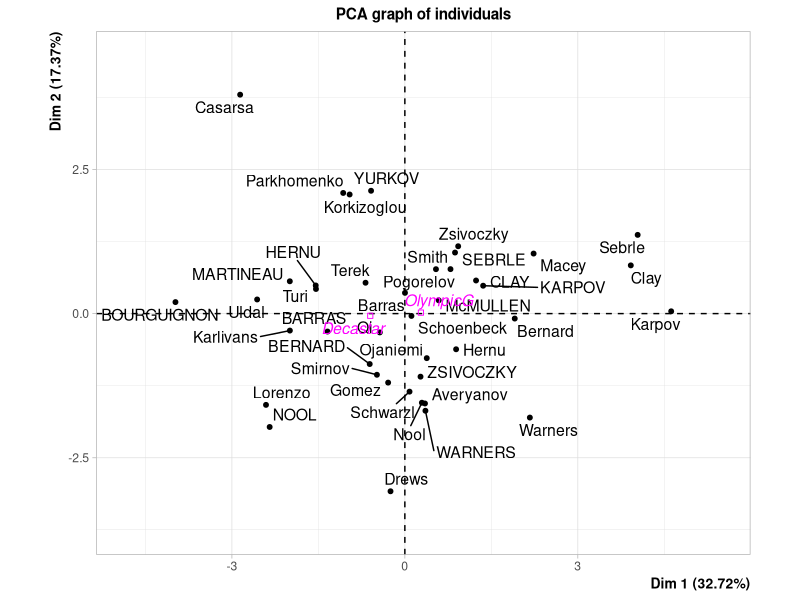
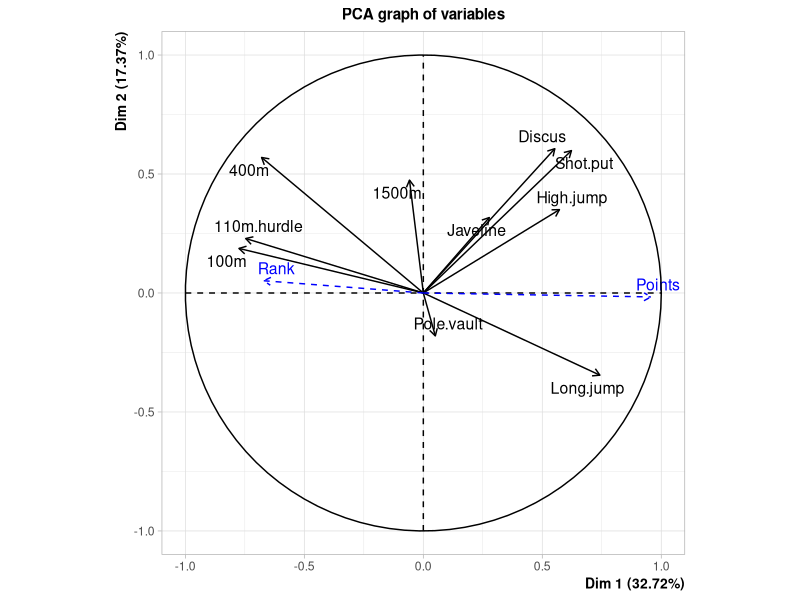
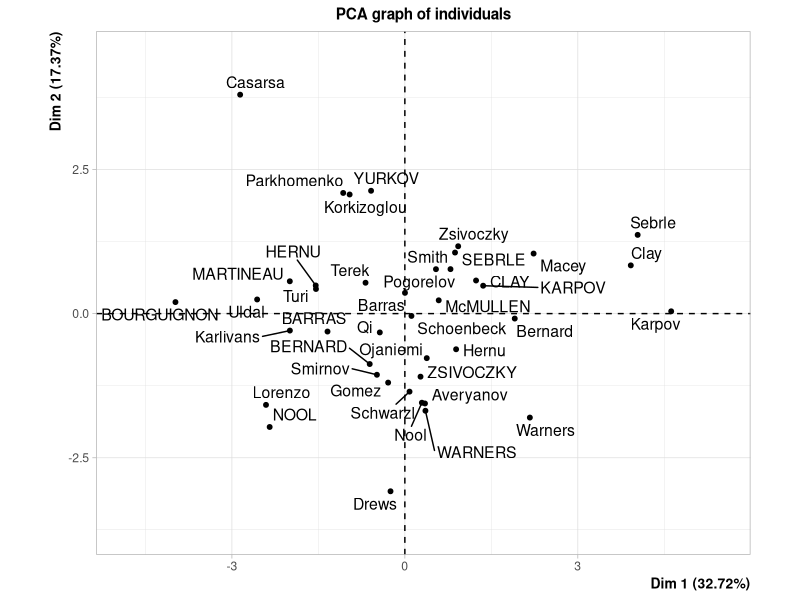
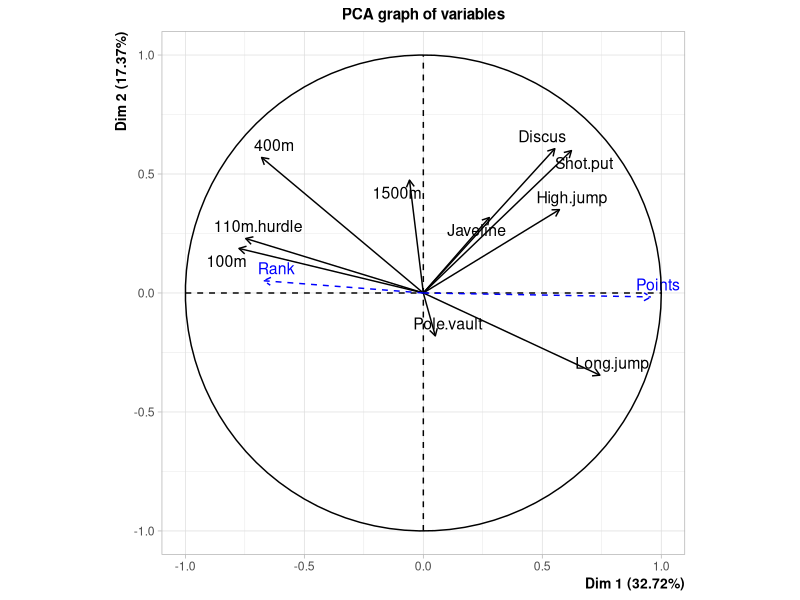
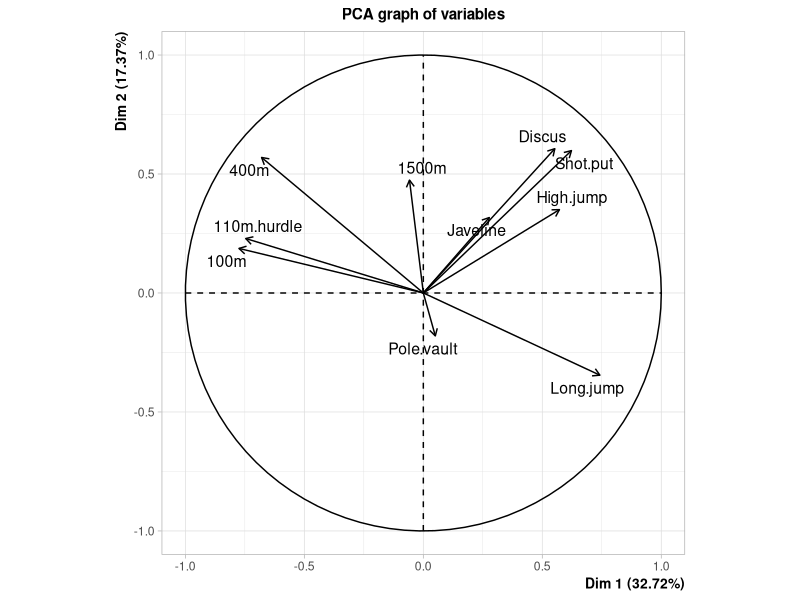
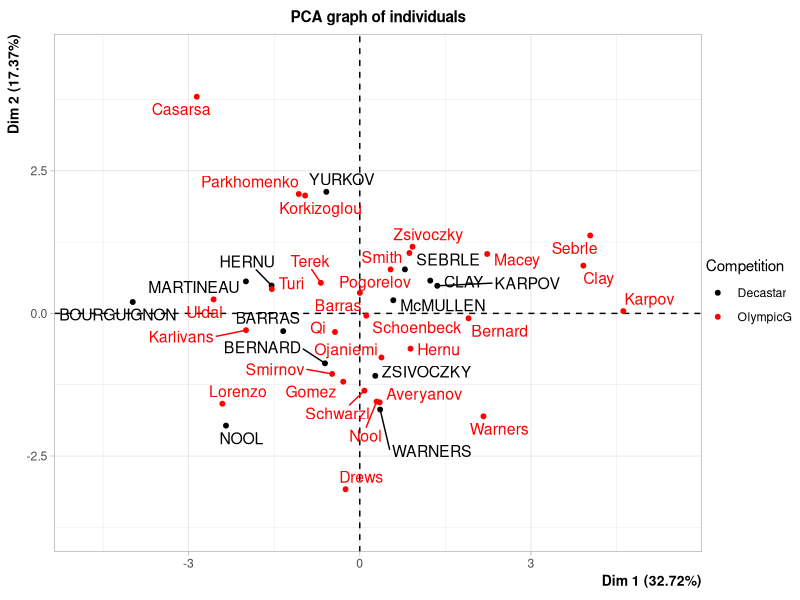
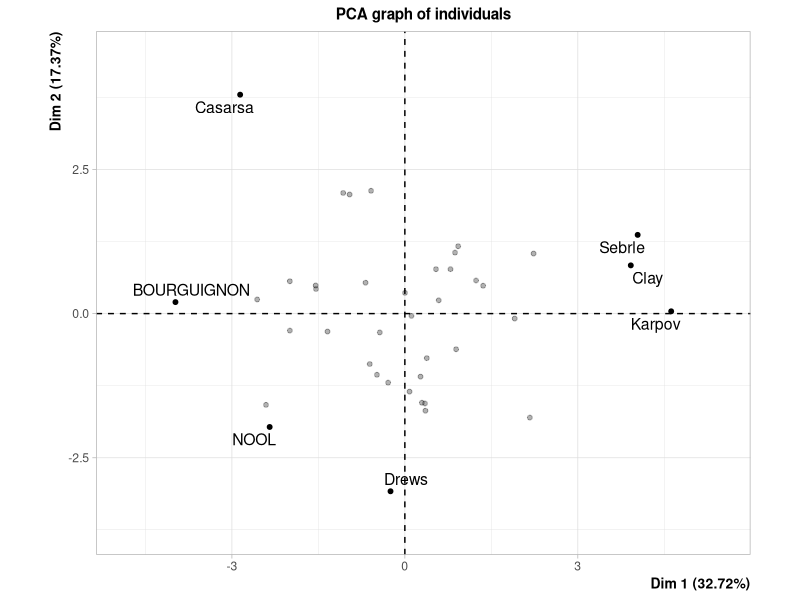
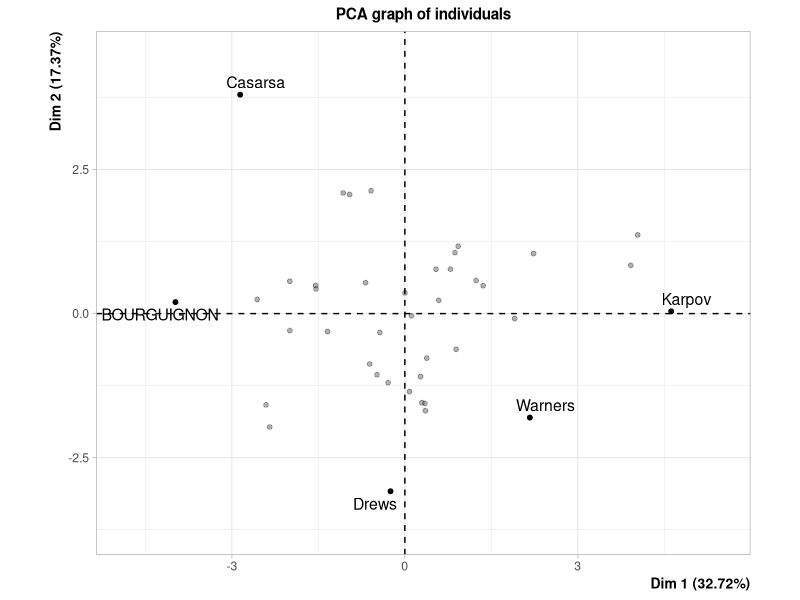

The R source for these figures, in order:
## ---- chunk 1
# source("http://factominer.free.fr/install-facto.r")

require(FactoMineR)

# The data refer to athletes’ performance during two athletics meetings.
# The data set is made of 41 rows and 13 columns: the first ten columns corresponds to
# the performance of the athletes for the 10 events of the decathlon. The columns 11 and 12
# correspond respectively to the rank and the points obtained. The last column is a categorical
# variable corresponding to the athletics meeting (2004 Olympic Game or 2004 Decastar). 
data(decathlon)

# running PCA 
# The percentage of variability explained by each dimension
res <- PCA(decathlon,
           quanti.sup=11:12, # a vector indicating the indexes of the quantitative supplementary variables
           quali.sup=13) # a vector indicating the indexes of the categorical supplementary variables


# we can describe each principal component using the dimdesc function
dimdesc(res)

plot(res,invisible="quali")

plot(res,choix="var")

plot(res,choix="var", # the graph to plot ("ind" for the individuals, "var" for the variables)   
     invisible="quanti.sup")

plot(res, 
     invisible="quali", 
     habillage=13) # color the individuals among a categorical variable (give the number of the categorical  supplementary variable or its name)

plot(res, select="contrib 7", invisible="quali") #plot the 7 individuals that have the highest cos2

plot(res,select="cos2 0.8", invisible="quali") #plot the individuals that have a cos2 greater than 0.8
plot(res,select="cos2 5", invisible="quali") #plot the 5 individuals that have the highest cos2
plot(res,choix="var",select="cos2 0.6", invisible="quali") #plot the variables that have a cos2 greater than 0.6


barplot(res$eig[,1], names.arg = paste("Dim", 1:nrow(res$eig), sep = "")) # see the importance of each dim
plot(res, choix = "var", axes = c(3, 4), lim.cos2.var = 0) # PCA with differents dim


aa <- cbind.data.frame(decathlon[,13],res$ind$coord)

bb <- coord.ellipse( # Construct confidence ellipses (ellipsoid around a point which is an estimated solution to a problem)
  aa,
  bary=TRUE) # if bary = TRUE, the coordinates of the ellipse around the barycentre of individuals are calculated

plot.PCA(res,habillage=13,ellipse=bb)
## ---- chunk 2
# The data used here is a contingency table that summarizes the
# answers given by different categories of people to the following question: “according to you,
# what are the reasons that can make hesitate a woman or a couple to have children?” The data
# frame is made of 18 rows and 8 columns. Rows represent the different reasons mentioned,
# columns represent the different categories (education, age) people belong to

data("children")
res.ca <- CA(children, col.sup = 6:8, row.sup = 15:18)

# Correspondence, contribution
summary(res.ca)

# plot(res.ca, invisible = c("row.sup", "col.sup"))
## ---- chunk 3
data(tea)
summary(tea)

par(ask=T)
for (i in 1:6) barplot(table(tea[,i]))

res.mca = MCA(tea,quanti.sup=19,quali.sup=20:36)

plot(res.mca,invisible=c("var","quali.sup","quanti.sup"),cex=0.7)

plot(res.mca,invisible=c("ind","quali.sup","quanti.sup"),cex=0.8)

plot(res.mca,invisible=c("quali.sup","quanti.sup"),cex=0.8)
## ---- chunk 4
data(wine)
res <- MFA(wine, group=c(2,5,3,10,9,2), type=c("n",rep("s",5)), 
           ncp=5, name.group=c("orig","olf","vis","olfag","gust","ens"), num.group.sup=c(1,6))

summary(res)
